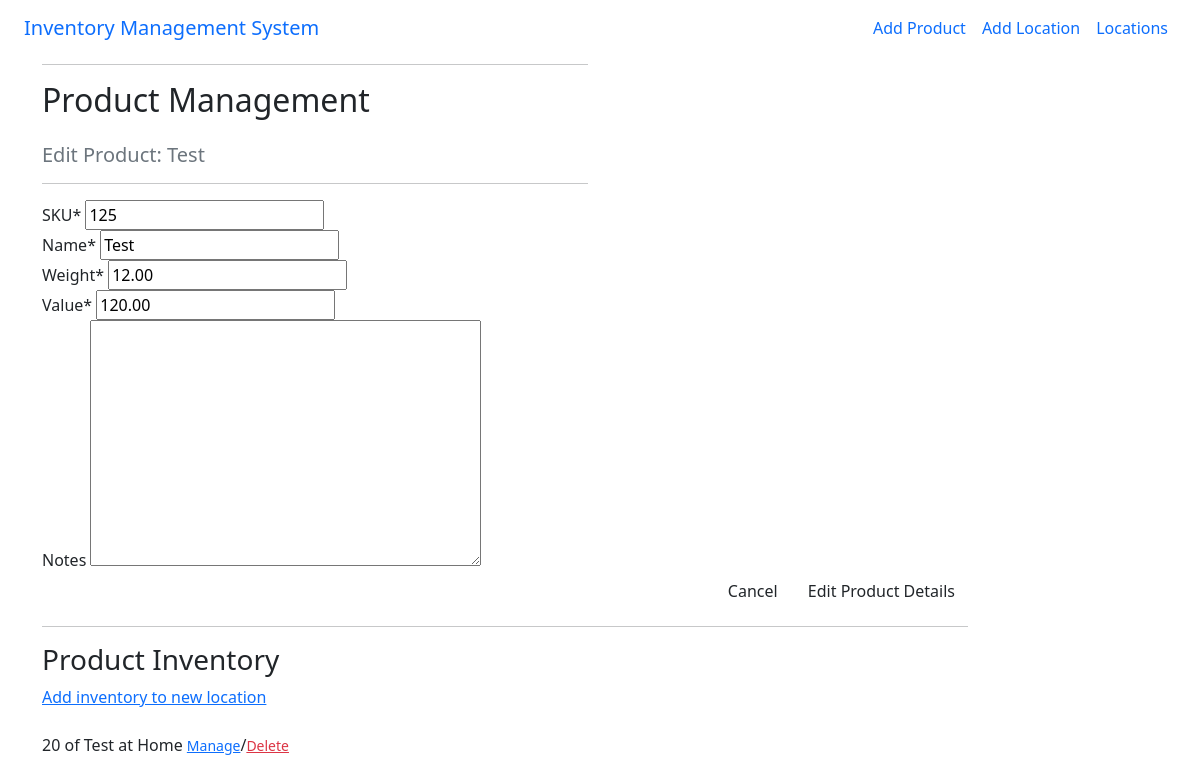
The app's page /edit/1/, older data.
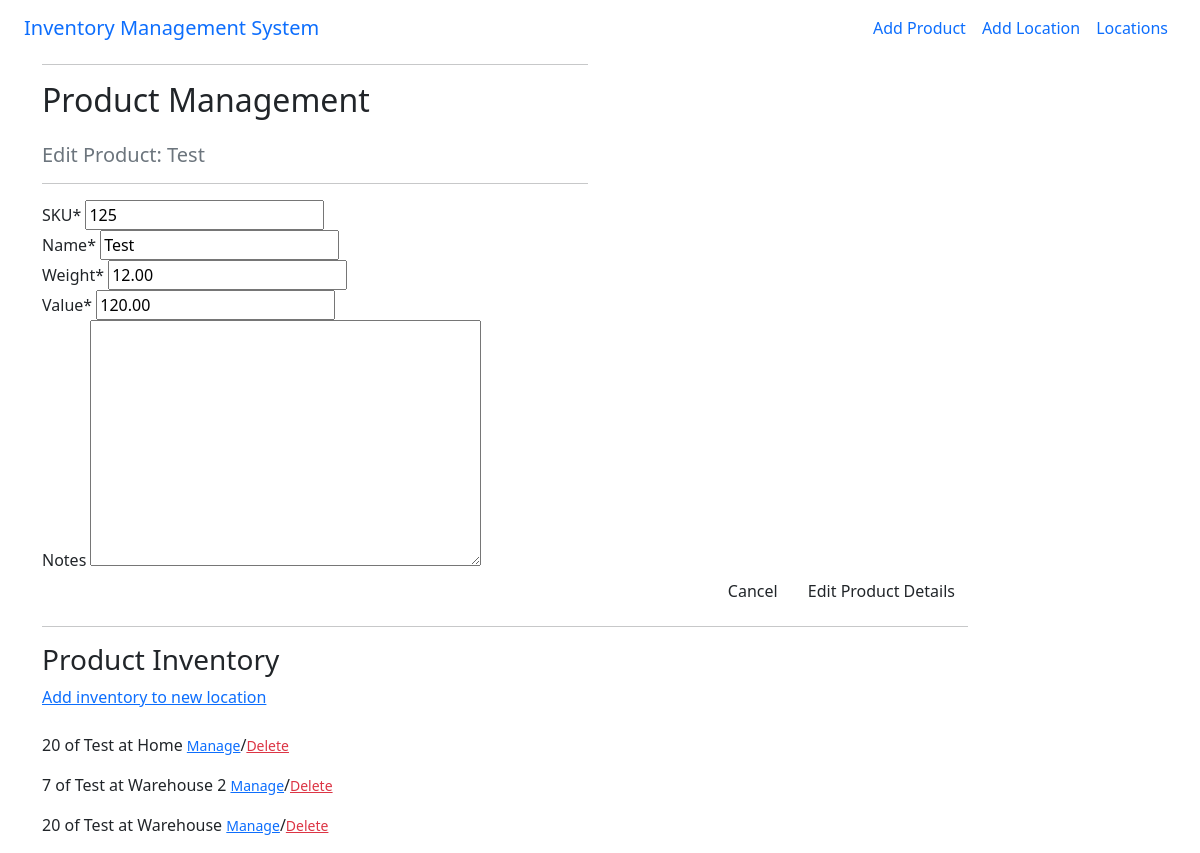
The same page, newer data.
### products/models.py (models this page shows, shortened)
class Inventory(models.Model):
    class Meta:
        verbose_name_plural = 'Inventory'
    product = models.ForeignKey('Product', on_delete=models.CASCADE)
    quantity = models.IntegerField(default=0)
    location = models.ForeignKey('Location', on_delete=models.PROTECT)
    def __str__(self):
        return self.product.name

class Product(models.Model):
    SKU = models.IntegerField(default=0)
    name = models.CharField(max_length=254)
    weight = models.DecimalField(max_digits=8, decimal_places=2)
    value = models.DecimalField(max_digits=8, decimal_places=2)
    notes = models.TextField(null=True, blank=True)

class Location(models.Model):
    name = models.CharField(max_length=254)
    address_line_1 = models.CharField(max_length=254)
    address_line_2 = models.CharField(max_length=254, null=True, blank=True)
    address_line_3 = models.CharField(max_length=254, null=True, blank=True)
    county = models.CharField(max_length=254, default='county')
    postcode = models.CharField(max_length=254, default='postcode')
    country = models.CharField(max_length=254, default='country')
    def __str__(self):
        return self.name

### products/views.py (the view)
# urls.py: path('edit/<int:product_id>/', views.edit_product, name='edit_product'),
def edit_product(request, product_id):
    product = get_object_or_404(Product, pk=product_id)
    product_form = ProductForm(instance=product)
    if request.method == 'POST':
        product_form = ProductForm(request.POST, request.FILES, instance=product)
        if product_form.is_valid():
            product_form.save()
            print('product updated successfully')
            return redirect(reverse('home'))
    inventory = Inventory.objects.all()
    product_inventory = []
    for i in inventory:
        if i.product == product:
            product_inventory.append(i)
    template = 'products/edit-product.html'
    context={
            'product_form': product_form,
            'product': product,
            'product_inventory': product_inventory,
            }
    return render(request, template, context)

### products/forms.py
class ProductForm(forms.ModelForm):
    class Meta:
        model = Product
        fields = '__all__'

### products/templates/products/edit-product.html (shortened to what this page needs)
{% extends "base.html" %}
{% load static %}
{% load crispy_forms_tags %}
{% block content %}
    <div class="container">
        <div class="row">
            <div class="col-12 col-md-6">
                <hr>
                <h2 class="logo-font mb-4">Product Management</h2>
                    <h5 class="text-muted">Edit Product: {{ product.name }}</h5>
                <hr>
            </div>
        </div>
        <div class="row">
            <div class="col-12 col-md-10">
                <form method="POST" action="{% url 'edit_product' product.id %}" class="form mb-2" enctype="multipart/form-data">
                    {{ product_form | crispy }}
                    <div class="text-end">
                        <a href="" class="btn btn-grey-outline rounded">Cancel</a>
                        <input class="btn btn-grey rounded" type="submit" value="Edit Product Details"></input>
                    </div>
                </form>
                <hr>
                <h3>Product Inventory</h3>
                <a href="{% url 'add_inventory' product.id %}">Add inventory to new location</a>
                <br>
                <br>
                {% for i in product_inventory %}
                        <p>{{ i.quantity }} of {{ i }} at {{ i.location }}
                            <a class="text-primary" href=""><small>Manage</small></a>/<a class="text-danger"><small>Delete</small></a>
                        </p>
                {% endfor %}
            </div>
        </div>
    </div>
{% endblock %}

Row changes from the older to the newer data that the page shows:
added Inventory: quantity "7", product.name "Test", location "Warehouse 2"
added Inventory: quantity "20", product.name "Test", location "Warehouse"
